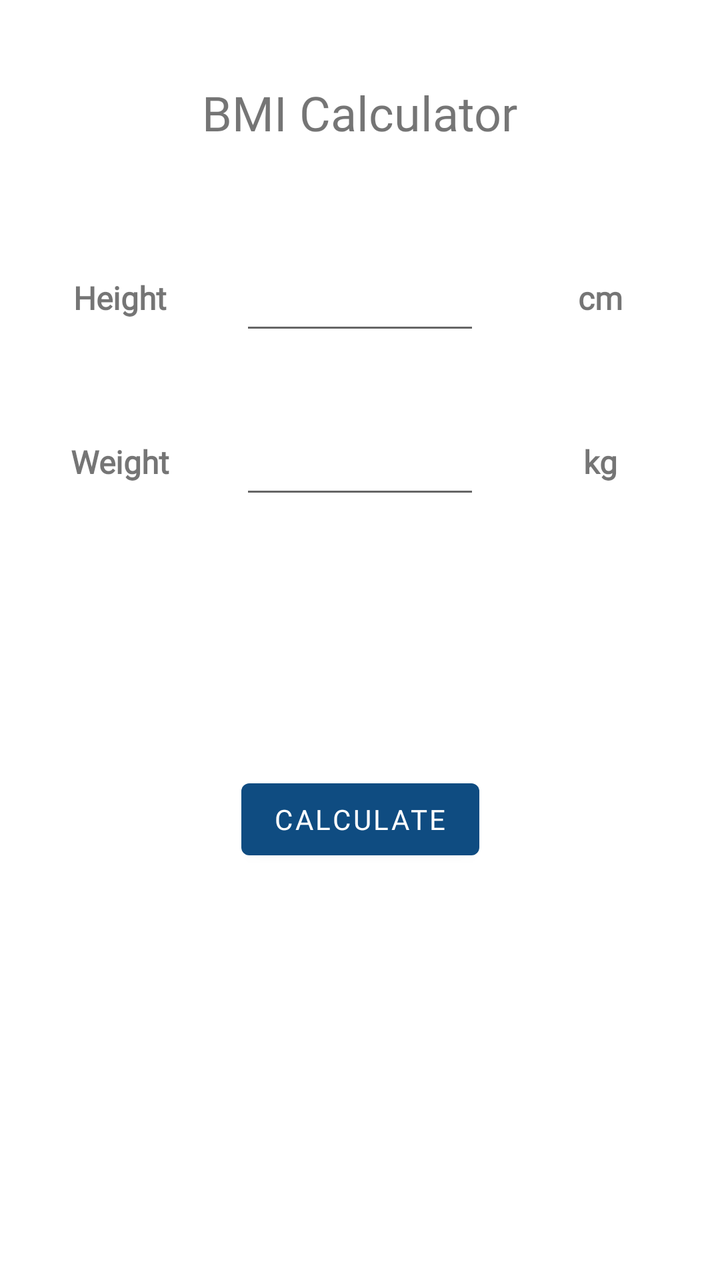
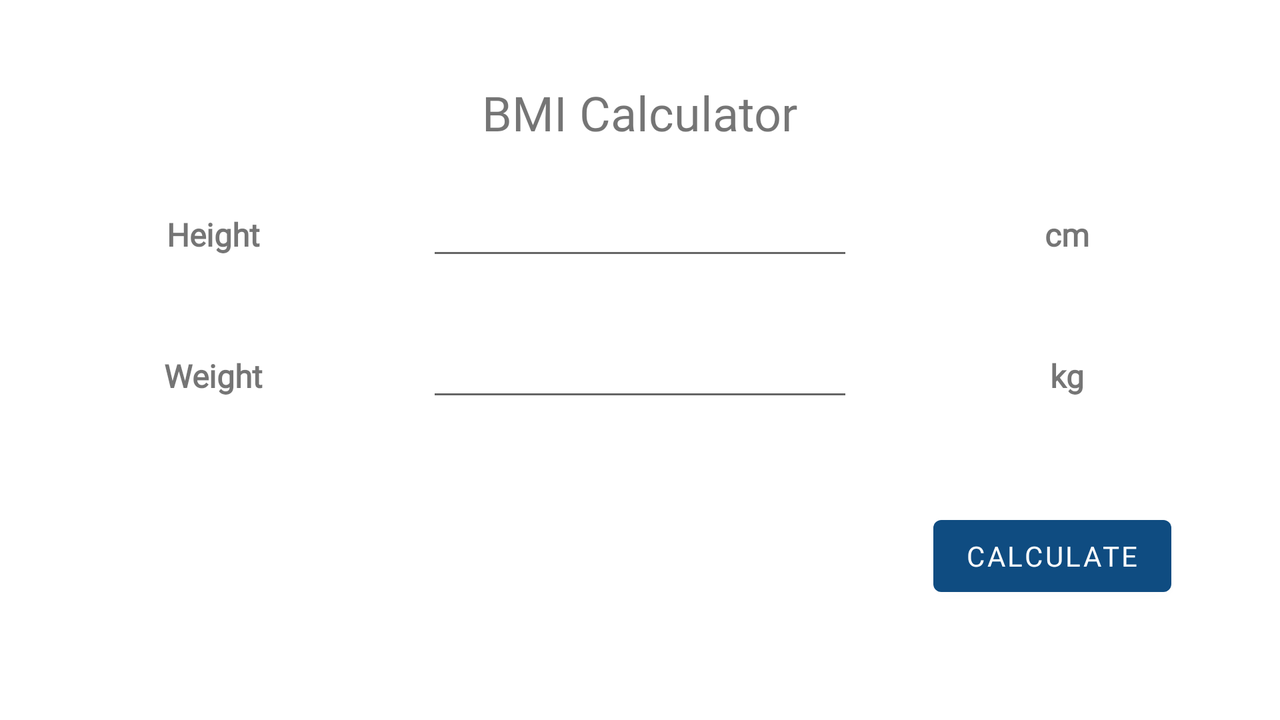

Compare how this app lays out the same screen by default and in its alternative resource folder. The renders come first, then the two layout files and the values they reference.
<!-- AndroidManifest.xml: application theme Theme.BMITrackingAPP -->
<!-- res/layout/fragment_bmi.xml -->
<?xml version="1.0" encoding="utf-8"?>
<androidx.constraintlayout.widget.ConstraintLayout xmlns:android="http://schemas.android.com/apk/res/android"
    xmlns:app="http://schemas.android.com/apk/res-auto"
    xmlns:tools="http://schemas.android.com/tools"
    android:layout_width="match_parent"
    android:layout_height="680dp"
    tools:context=".BMIFragment">

    <TextView
        android:id="@+id/textView1"
        android:layout_width="wrap_content"
        android:layout_height="wrap_content"
        android:layout_marginTop="40dp"
        android:fontFamily="@font/sfui_display_bold"
        android:text="@string/Title"
        android:textSize="24sp"
        app:layout_constraintEnd_toEndOf="parent"
        app:layout_constraintStart_toStartOf="parent"
        app:layout_constraintTop_toTopOf="parent" />

    <LinearLayout
        android:id="@+id/linearLayout2"
        android:layout_width="match_parent"
        android:layout_height="wrap_content"
        android:layout_marginTop="50dp"
        android:orientation="horizontal"
        app:layout_constraintEnd_toEndOf="parent"
        app:layout_constraintStart_toStartOf="parent"
        app:layout_constraintTop_toBottomOf="@+id/textView1">

        <TextView
            android:layout_width="0dp"
            android:layout_height="wrap_content"
            android:layout_weight="1"
            android:fontFamily="@font/sfui_display_light"
            android:gravity="center"
            android:text="@string/height"
            android:textSize="16dp"
            android:textStyle="bold" />

        <EditText
            android:id="@+id/edtHeight"
            android:layout_width="0dp"
            android:layout_height="50dp"
            android:layout_weight="1"
            android:ems="10"
            android:fontFamily="@font/sfui_display_light"
            android:inputType="number"
            android:textSize="16dp"
            android:textStyle="bold"
            android:theme="@style/EditTextTheme" />

        <TextView
            android:layout_width="0dp"
            android:layout_height="wrap_content"
            android:layout_weight="1"
            android:fontFamily="@font/sfui_display_light"
            android:gravity="center"
            android:text="@string/cm"
            android:textSize="16dp"
            android:textStyle="bold" />
    </LinearLayout>

    <LinearLayout
        android:id="@+id/linearLayout3"
        android:layout_width="match_parent"
        android:layout_height="wrap_content"
        android:layout_marginTop="32dp"
        android:orientation="horizontal"
        app:layout_constraintEnd_toEndOf="parent"
        app:layout_constraintStart_toStartOf="parent"
        app:layout_constraintTop_toBottomOf="@+id/linearLayout2">

        <TextView
            android:layout_width="0dp"
            android:layout_height="wrap_content"
            android:layout_weight="1"
            android:fontFamily="@font/sfui_display_light"
            android:gravity="center"
            android:text="@string/weight"
            android:textSize="16dp"
            android:textStyle="bold" />

        <EditText
            android:id="@+id/edtWeight"
            android:layout_width="0dp"
            android:layout_height="50dp"
            android:layout_weight="1"
            android:ems="10"
            android:fontFamily="@font/sfui_display_light"
            android:inputType="number"
            android:textSize="16dp"
            android:textStyle="bold"
            android:theme="@style/EditTextTheme" />

        <TextView
            android:layout_width="0dp"
            android:layout_height="wrap_content"
            android:layout_weight="1"
            android:fontFamily="@font/sfui_display_light"
            android:gravity="center"
            android:text="@string/kg"
            android:textSize="16dp"
            android:textStyle="bold" />
    </LinearLayout>

    <TextView
        android:id="@+id/txvBMI"
        android:layout_width="wrap_content"
        android:layout_height="wrap_content"
        android:layout_marginTop="32dp"
        android:fontFamily="@font/sfui_display_bold"
        android:textSize="20sp"
        app:layout_constraintEnd_toEndOf="parent"
        app:layout_constraintStart_toStartOf="parent"
        app:layout_constraintTop_toBottomOf="@+id/linearLayout3" />

    <TextView
        android:id="@+id/txvDesc"
        android:layout_width="wrap_content"
        android:layout_height="wrap_content"
        android:layout_marginTop="16dp"
        android:fontFamily="@font/sfui_display_bold"
        android:textSize="24sp"
        app:layout_constraintEnd_toEndOf="parent"
        app:layout_constraintStart_toStartOf="parent"
        app:layout_constraintTop_toBottomOf="@+id/txvBMI" />

    <Button
        android:id="@+id/calBtn"
        android:layout_width="wrap_content"
        android:layout_height="wrap_content"
        android:layout_marginTop="24dp"
        android:fontFamily="@font/sfui_display_bold"
        android:text="CALCULATE"
        app:layout_constraintEnd_toEndOf="parent"

        app:layout_constraintStart_toStartOf="parent"
        app:layout_constraintTop_toBottomOf="@+id/txvDesc" />

    <TextView
        android:id="@+id/txvRecom"
        android:layout_width="match_parent"
        android:layout_height="180dp"
        android:layout_marginLeft="15dp"
        android:layout_marginTop="24dp"
        android:layout_marginRight="15dp"
        android:fontFamily="@font/sfui_display_light"
        android:paddingLeft="15dp"
        android:paddingTop="20dp"
        android:paddingRight="5dp"
        android:paddingBottom="20dp"
        android:textColor="@color/infoColor"
        android:textSize="15dp"
        app:layout_constraintEnd_toEndOf="parent"
        app:layout_constraintHorizontal_bias="0.498"
        app:layout_constraintStart_toStartOf="parent"
        app:layout_constraintTop_toBottomOf="@+id/calBtn" />


</androidx.constraintlayout.widget.ConstraintLayout>
<!-- resources referenced by this layout -->
<resources>
  <color name="infoColor">#001d34</color>
  <string name="Title">BMI Calculator</string>
  <string name="cm">cm</string>
  <string name="height">Height</string>
  <string name="kg">kg</string>
  <string name="weight">Weight</string>
  <style name="EditTextTheme" parent="Theme.AppCompat.Light.DarkActionBar">
  
          <item name="colorControlActivated">@color/pantoneBlue</item>
          <item name="colorControlHighlight">@color/pantoneBlue</item>
      </style>
  <style name="Theme.BMITrackingAPP" parent="Base.Theme.BMITrackingAPP" />
  <color name="pantoneBlue">#0f4c81</color>
  <style name="Base.Theme.BMITrackingAPP" parent="Theme.MaterialComponents.Light.NoActionBar">
          <item name="colorPrimary">@color/pantoneBlue</item>
          <item name="android:colorPrimaryDark">@color/black</item>
  
      </style>
  <color name="black">#FF000000</color>
</resources>
<!-- res/layout-land/fragment_bmi.xml (the repository's variant of the layout above) -->
<!-- drawn on the phone turned sideways -->
<?xml version="1.0" encoding="utf-8"?>
<androidx.constraintlayout.widget.ConstraintLayout xmlns:android="http://schemas.android.com/apk/res/android"
    xmlns:app="http://schemas.android.com/apk/res-auto"
    xmlns:tools="http://schemas.android.com/tools"
    android:layout_width="match_parent"
    android:layout_height="650dp"
    tools:context=".BMIFragment">

    <TextView
        android:id="@+id/textView1"
        android:layout_width="wrap_content"
        android:layout_height="wrap_content"
        android:layout_marginTop="40dp"
        android:fontFamily="@font/sfui_display_bold"
        android:text="@string/Title"
        android:textSize="24sp"
        app:layout_constraintEnd_toEndOf="parent"
        app:layout_constraintStart_toStartOf="parent"
        app:layout_constraintTop_toTopOf="parent" />

    <LinearLayout
        android:id="@+id/linearLayout2"
        android:layout_width="match_parent"
        android:layout_height="wrap_content"
        android:layout_marginTop="24dp"
        android:orientation="horizontal"
        app:layout_constraintEnd_toEndOf="parent"
        app:layout_constraintStart_toStartOf="parent"
        app:layout_constraintTop_toBottomOf="@+id/textView1">

        <TextView
            android:layout_width="0dp"
            android:layout_height="wrap_content"
            android:layout_weight="1"
            android:fontFamily="@font/sfui_display_light"
            android:gravity="center"
            android:text="@string/height"
            android:textSize="16dp"
            android:textStyle="bold" />

        <EditText
            android:id="@+id/edtHeight"
            android:layout_width="0dp"
            android:layout_height="wrap_content"
            android:layout_weight="1"
            android:ems="10"
            android:fontFamily="@font/sfui_display_light"
            android:inputType="number"
            android:textSize="16dp"
            android:textStyle="bold"
            android:theme="@style/EditTextTheme" />

        <TextView
            android:layout_width="0dp"
            android:layout_height="wrap_content"
            android:layout_weight="1"
            android:fontFamily="@font/sfui_display_light"
            android:gravity="center"
            android:text="@string/cm"
            android:textSize="16dp"
            android:textStyle="bold" />
    </LinearLayout>

    <LinearLayout
        android:id="@+id/linearLayout3"
        android:layout_width="match_parent"
        android:layout_height="wrap_content"
        android:layout_marginTop="32dp"
        android:orientation="horizontal"
        app:layout_constraintEnd_toEndOf="parent"
        app:layout_constraintStart_toStartOf="parent"
        app:layout_constraintTop_toBottomOf="@+id/linearLayout2">

        <TextView
            android:layout_width="0dp"
            android:layout_height="wrap_content"
            android:layout_weight="1"
            android:fontFamily="@font/sfui_display_light"
            android:gravity="center"
            android:text="@string/weight"
            android:textSize="16dp"
            android:textStyle="bold" />

        <EditText
            android:id="@+id/edtWeight"
            android:layout_width="0dp"
            android:layout_height="wrap_content"
            android:layout_weight="1"
            android:ems="10"
            android:fontFamily="@font/sfui_display_light"
            android:inputType="number"
            android:textSize="16dp"
            android:textStyle="bold"
            android:theme="@style/EditTextTheme" />

        <TextView
            android:layout_width="0dp"
            android:layout_height="wrap_content"
            android:layout_weight="1"
            android:fontFamily="@font/sfui_display_light"
            android:gravity="center"
            android:text="@string/kg"
            android:textSize="16dp"
            android:textStyle="bold" />
    </LinearLayout>

    <TextView
        android:id="@+id/txvBMI"
        android:layout_width="wrap_content"
        android:layout_height="wrap_content"
        android:layout_marginTop="32dp"
        android:fontFamily="@font/sfui_display_bold"
        android:textSize="20sp"
        app:layout_constraintEnd_toEndOf="parent"
        app:layout_constraintHorizontal_bias="0.105"
        app:layout_constraintStart_toStartOf="parent"
        app:layout_constraintTop_toBottomOf="@+id/linearLayout3" />

    <TextView
        android:id="@+id/txvDesc"
        android:layout_width="wrap_content"
        android:layout_height="wrap_content"
        android:layout_marginTop="28dp"
        android:fontFamily="@font/sfui_display_bold"
        android:textSize="24sp"
        app:layout_constraintEnd_toEndOf="parent"
        app:layout_constraintHorizontal_bias="0.522"
        app:layout_constraintStart_toStartOf="parent"
        app:layout_constraintTop_toBottomOf="@+id/linearLayout3" />

    <Button
        android:id="@+id/calBtn"
        android:layout_width="wrap_content"
        android:layout_height="wrap_content"
        android:layout_marginTop="28dp"
        android:layout_marginBottom="328dp"
        android:fontFamily="@font/sfui_display_bold"

        android:text="CALCULATE"
        app:layout_constraintBottom_toBottomOf="parent"
        app:layout_constraintEnd_toEndOf="parent"
        app:layout_constraintHorizontal_bias="0.896"
        app:layout_constraintStart_toStartOf="parent"
        app:layout_constraintTop_toBottomOf="@+id/linearLayout3" />

    <TextView
        android:id="@+id/txvRecom"
        android:layout_width="match_parent"
        android:layout_height="wrap_content"
        android:layout_marginLeft="30dp"
        android:layout_marginTop="120dp"
        android:layout_marginRight="10dp"
        android:fontFamily="@font/sfui_display_light"
        android:textSize="15dp"
        app:layout_constraintEnd_toEndOf="parent"
        app:layout_constraintHorizontal_bias="0.6"
        app:layout_constraintStart_toStartOf="parent"
        app:layout_constraintTop_toBottomOf="@+id/calBtn" />


</androidx.constraintlayout.widget.ConstraintLayout>
<!-- resources referenced by the variant -->
<!-- as the phone turned sideways resolves them -->
<resources>
  <string name="Title">BMI Calculator</string>
  <string name="cm">cm</string>
  <string name="height">Height</string>
  <string name="kg">kg</string>
  <string name="weight">Weight</string>
  <style name="EditTextTheme" parent="Theme.AppCompat.Light.DarkActionBar">
  
          <item name="colorControlActivated">@color/pantoneBlue</item>
          <item name="colorControlHighlight">@color/pantoneBlue</item>
      </style>
  <style name="Theme.BMITrackingAPP" parent="Base.Theme.BMITrackingAPP" />
  <color name="pantoneBlue">#0f4c81</color>
  <style name="Base.Theme.BMITrackingAPP" parent="Theme.MaterialComponents.Light.NoActionBar">
          <item name="colorPrimary">@color/pantoneBlue</item>
          <item name="android:colorPrimaryDark">@color/black</item>
  
      </style>
  <color name="black">#FF000000</color>
</resources>
